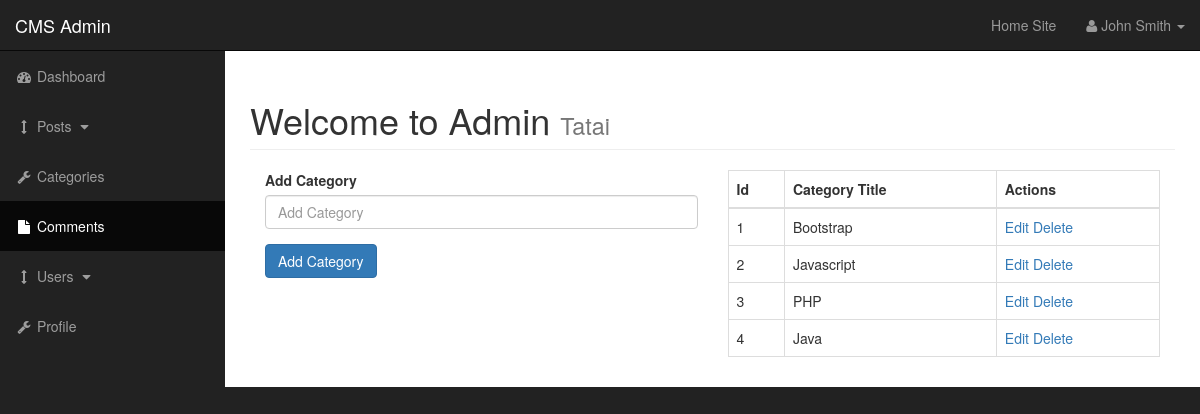
The page /admin/categories.php on the database as committed earlier.
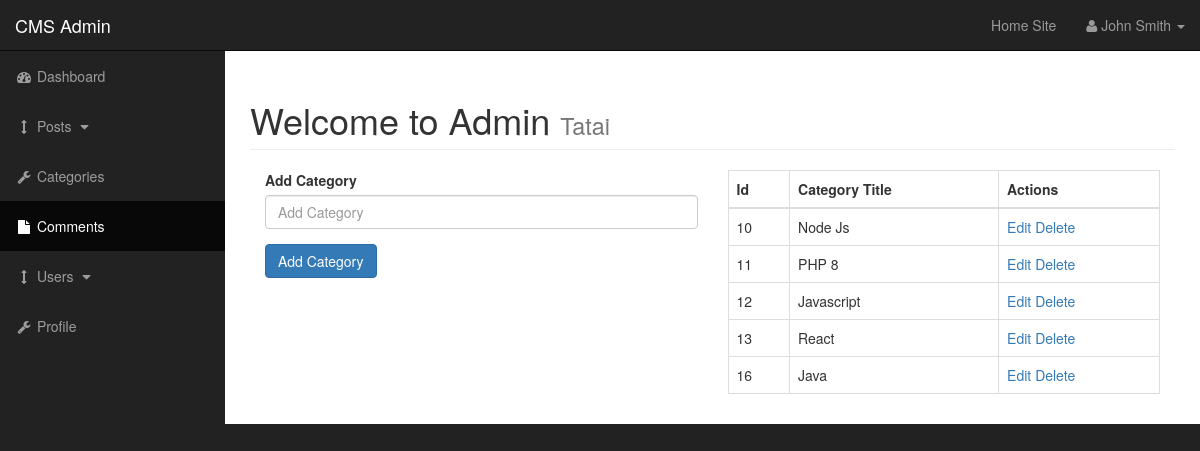
The same page on the database as committed later.
### tables this page shows
CREATE TABLE `categories` (
  `cat_id` int(3) NOT NULL,
  `cat_title` varchar(255) NOT NULL
);

### admin/categories.php (the view, shortened to what this page needs)
<?php include './includes/admin_header.php'; ?>
<div id="wrapper">
    <?php include './includes/admin_navigation.php'; ?>
    <div id="page-wrapper">
        <div class="container-fluid">
            <div class="row">
                <div class="col-lg-12">
                    <h1 class="page-header">
                        Welcome to Admin
                        <small>Tatai</small>
                    </h1>
                    <div class="col-xs-6">
                        <form action="" method="post">
                            <div class="form-group">
                                <label for="cat_title">Add Category</label>
                                <input type="text" class="form-control" name="cat_title" id="cat_title" placeholder="Add Category">
                            </div>
                            <div class="form-group">
                                <input type="submit" class="btn btn-primary" name="submit" value="Add Category">
                            </div>
                        </form>
                    </div>
                    <div class="col-xs-6">
                        <table class="table table-bordered table-hover">
                            <thead>
                                <tr>
                                    <th>Id</th>
                                    <th>Category Title</th>
                                    <th>Actions</th>
                                </tr>
                            </thead>
                            <tbody>
                                <?php
                                $query = "SELECT * FROM categories";
                                $select_all_categories_query = mysqli_query($conn, $query);
                                while ($row = mysqli_fetch_assoc($select_all_categories_query)) {
                                    $cat_id = $row['cat_id'];
                                    $cat_title = $row['cat_title'];
                                    echo "<tr>";
                                    echo "<td>{$cat_id}</td>";
                                    echo "<td>{$cat_title}</td>";
                                    echo "<td><a href='categories.php?edit={$cat_id}'>Edit</a> <a href='categories.php?delete={$cat_id}'>Delete</a></td>";
                                    echo "<tr>";
                                }
                                ?>
                            </tbody>
                        </table>
                    </div>
                </div>
            </div>
        </div>
    </div>
</div>
<?php include './includes/admin_footer.php'; ?>

Rows that differ between the two databases and show on the page:
removed categories: cat_id "1", cat_title "Bootstrap"
removed categories: cat_id "2", cat_title "Javascript"
removed categories: cat_id "3", cat_title "PHP"
removed categories: cat_id "4", cat_title "Java"
added categories: cat_id "10", cat_title "Node Js"
added categories: cat_id "11", cat_title "PHP 8"
added categories: cat_id "12", cat_title "Javascript"
added categories: cat_id "13", cat_title "React"
added categories: cat_id "16", cat_title "Java"
